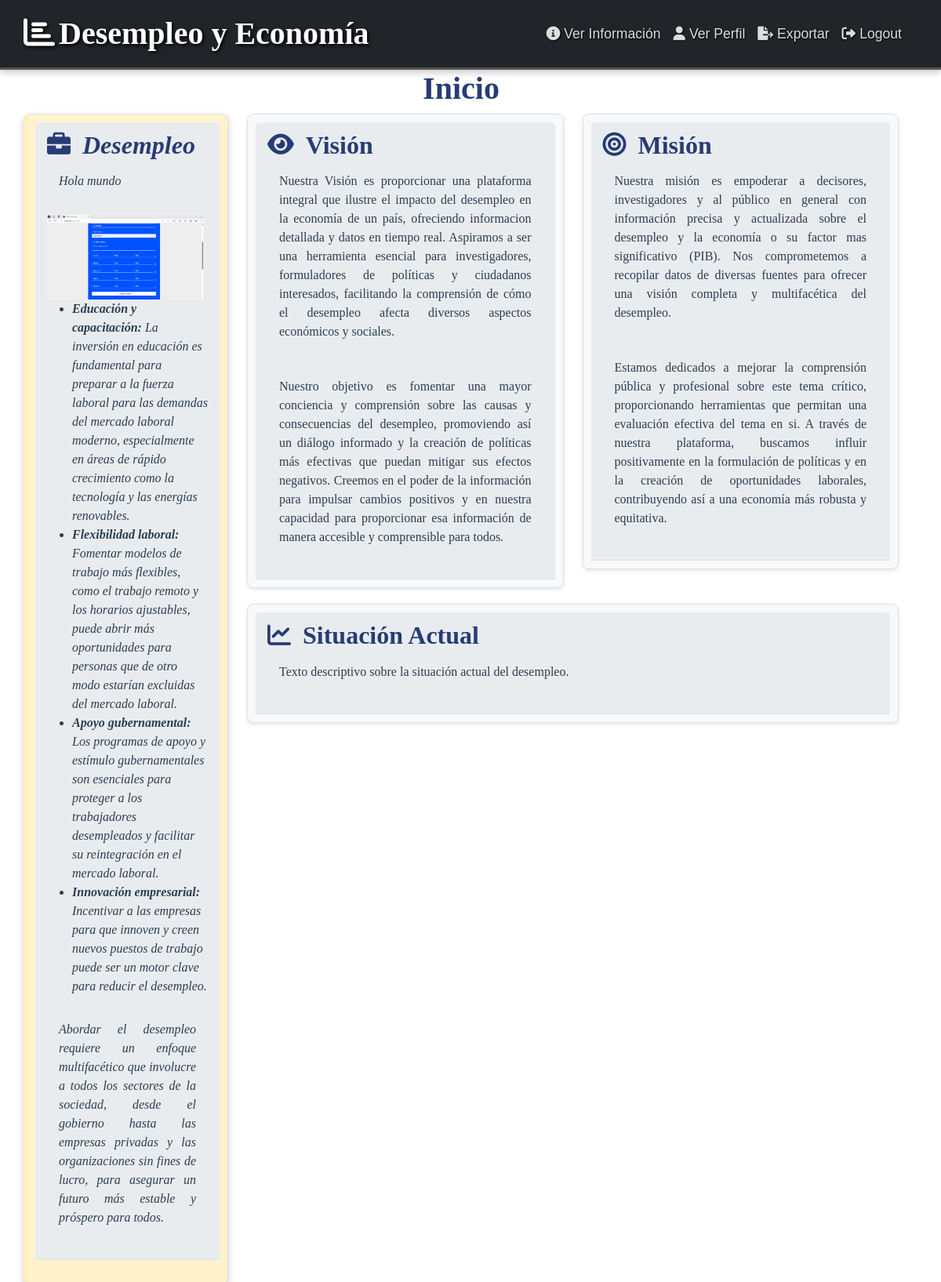
/home/, run on the app's committed database.
### tasks/models.py (models this page shows, shortened)
class Container(models.Model):
    title = models.CharField(max_length=255)
    content = models.TextField()
    image = models.ImageField(upload_to='images/', blank=True, null=True)
    user = models.ForeignKey(User, on_delete=models.CASCADE)

### tasks/views.py (the view)
# urls.py: 2. Add a URL to urlpatterns:  path('', views.home, name='home')
def home(request):
    containers = Container.objects.all()
    return render(request, 'home.html', {'containers': containers})

### tasks/templates/home.html (shortened to what this page needs)
{% extends 'base.html' %}
{% block content %}
<div class="container">
<div class="container">
    <div class="row">
        <div class="col-md-12">
            <h1>Inicio</h1>
        </div>
    </div>
    <div class="row">
        {% for container in containers %}
        <div class="col-md-3">
            <div class="card notes-style">
                <div class="card-header">
                    <h2><span class="icon"><i class="fas fa-briefcase"></i></span>{{ container.title }}</h2>
                    <p>
                        {{container.content}}
                      </p>
                      {% if container.image %}
                        <img src="{{ container.image.url }}" alt="{{ container.title }}" style="max-width: 200px;">
                        {% endif %}
                      <ul>
                          <li><strong>Educación y capacitación:</strong> La inversión en educación es fundamental para preparar a la fuerza laboral para las demandas del mercado laboral moderno, especialmente en áreas de rápido crecimiento como la tecnología y las energías renovables.</li>
                          <li><strong>Flexibilidad laboral:</strong> Fomentar modelos de trabajo más flexibles, como el trabajo remoto y los horarios ajustables, puede abrir más oportunidades para personas que de otro modo estarían excluidas del mercado laboral.</li>
                          <li><strong>Apoyo gubernamental:</strong> Los programas de apoyo y estímulo gubernamentales son esenciales para proteger a los trabajadores desempleados y facilitar su reintegración en el mercado laboral.</li>
                          <li><strong>Innovación empresarial:</strong> Incentivar a las empresas para que innoven y creen nuevos puestos de trabajo puede ser un motor clave para reducir el desempleo.</li>
                      </ul>
                      <p>
                      Abordar el desempleo requiere un enfoque multifacético que involucre a todos los sectores de la sociedad, desde el gobierno hasta las empresas privadas y las organizaciones sin fines de lucro, para asegurar un futuro más estable y próspero para todos.
                      </p>
                </div>
            </div>
        </div>
        {% endfor %}
        <div class="col-md-9">
            <div class="row">
                <div class="col-md-6">
                    <div class="card">
                        <div class="card-header">
                            <h2><span class="icon"><i class="fas fa-eye"></i></span>Visión</h2>
                            <p>
                              Nuestra Visión es proporcionar una plataforma integral que ilustre el impacto del desempleo en la economía de un país, ofreciendo informacion detallada y datos en tiempo real. Aspiramos a ser una herramienta esencial para investigadores, formuladores de políticas y ciudadanos interesados, facilitando la comprensión de cómo el desempleo afecta diversos aspectos económicos y sociales.
                              </p>
                              <p>
                              Nuestro objetivo es fomentar una mayor conciencia y comprensión sobre las causas y consecuencias del desempleo, promoviendo así un diálogo informado y la creación de políticas más efectivas que puedan mitigar sus efectos negativos. Creemos en el poder de la información para impulsar cambios positivos y en nuestra capacidad para proporcionar esa información de manera accesible y comprensible para todos.
                              </p>
                        </div>
                    </div>
                </div>
                <div class="col-md-6">
                    <div class="card">
                        <div class="card-header">
                            <h2><span class="icon"><i class="fas fa-bullseye"></i></span>Misión</h2>
                            <p>
                              Nuestra misión es empoderar a decisores, investigadores y al público en general con información precisa y actualizada sobre el desempleo y la economía o su factor mas significativo (PIB). Nos comprometemos a recopilar datos de diversas fuentes para ofrecer una visión completa y multifacética del desempleo.
                              </p>
                              <p>
                              Estamos dedicados a mejorar la comprensión pública y profesional sobre este tema crítico, proporcionando herramientas que permitan una evaluación efectiva del tema en si. A través de nuestra plataforma, buscamos influir positivamente en la formulación de políticas y en la creación de oportunidades laborales, contribuyendo así a una economía más robusta y equitativa.
                              </p>
                        </div>
                    </div>
                </div>
                <div class="col-md-12">
                    <div class="card">
                        <div class="card-header">
                            <h2><span class="icon"><i class="fas fa-chart-line"></i></span>Situación Actual</h2>
                            <p>Texto descriptivo sobre la situación actual del desempleo.</p>
                        </div>
                    </div>
                </div>
            </div>
        </div>
      </div>
    </div>
{% endblock %}

### tasks/templates/_navbar.html (style rules this page uses)
.container { padding-left: 0; }

### tasks/templates/home.html (style rules this page uses)
body { font-family: 'Times New Roman', serif; color: #2c3e50; }
h1 { color: #273c75; font-weight: bold; text-align: center; }
.card { background-color: #f8f9fa; border: 1px solid #dee2e6; border-radius: 8px; box-shadow: 0 2px 5px rgba(0,0,0,0.1); margin-bottom: 20px; padding: 10px; }
.card-header { background-color: #e9ecef; border-bottom: 1px solid #dee2e6; padding: 10px 15px; border-top-left-radius: 8px; border-top-right-radius: 8px; }
.icon { font-size: 30px; margin-right: 15px; color: #273c75; }
h2 { color: #273c75; font-weight: bold; margin: 0; display: inline-flex; align-items: center; }
p { padding: 15px; line-height: 1.5; text-align: justify; }
.notes-style { background-color: #fff3cd; border-left: 5px solid #ffeeba; font-style: italic; box-shadow: 0 4px 8px rgba(0,0,0,0.2); position: sticky; top: 20px; height: 100%; }

### data on the page
Container: title "Desempleo", content "Hola mundo", image (picture)
